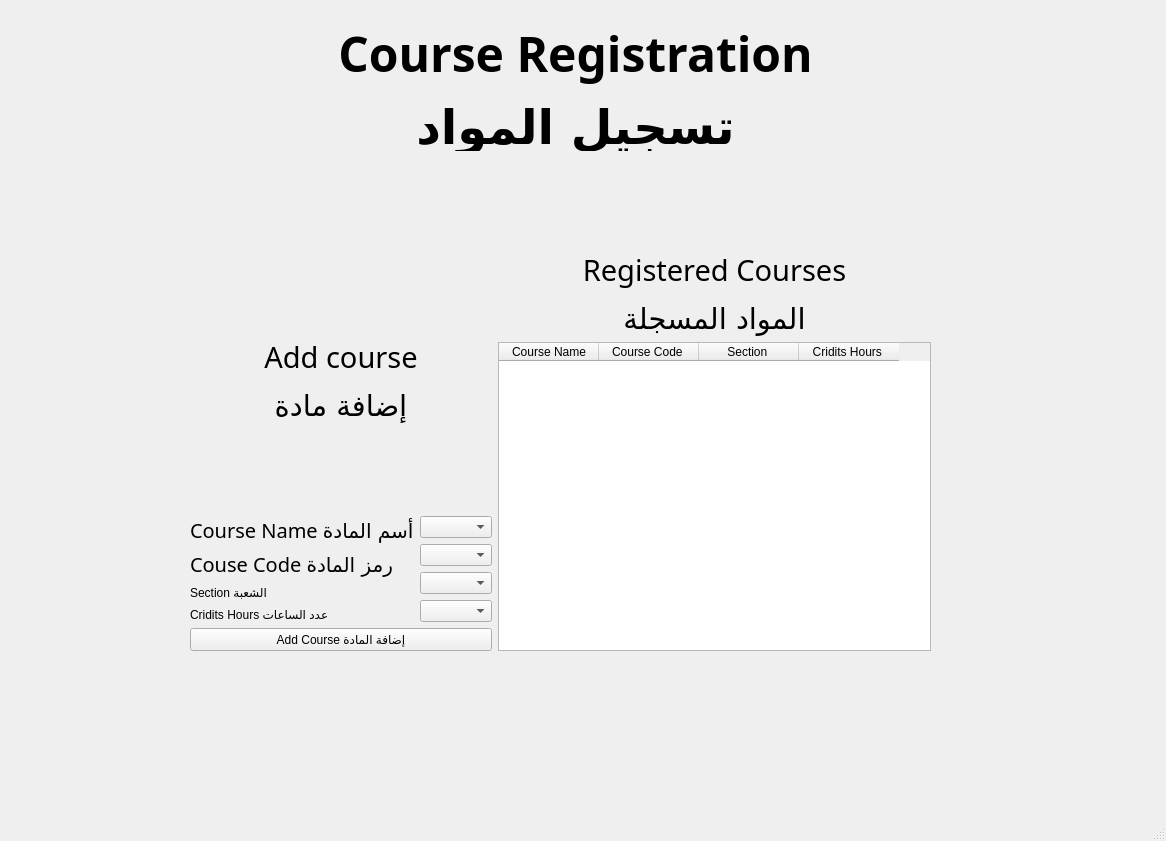
<?xml version="1.0" encoding="UTF-8"?>
<ui version="4.0">
 <class>MainWindow</class>
 <widget class="QMainWindow" name="MainWindow">
  <property name="geometry">
   <rect>
    <x>0</x>
    <y>0</y>
    <width>1166</width>
    <height>841</height>
   </rect>
  </property>
  <property name="windowTitle">
   <string>MainWindow</string>
  </property>
  <widget class="QWidget" name="centralwidget">
   <widget class="QLabel" name="label">
    <property name="geometry">
     <rect>
      <x>290</x>
      <y>20</y>
      <width>571</width>
      <height>131</height>
     </rect>
    </property>
    <property name="font">
     <font>
      <family>Rockwell</family>
     </font>
    </property>
    <property name="text">
     <string>&lt;html&gt;&lt;head/&gt;&lt;body&gt;&lt;p align=&quot;center&quot;&gt;&lt;span style=&quot; font-size:36pt; font-weight:600;&quot;&gt;Course Registration&lt;/span&gt;&lt;/p&gt;&lt;p align=&quot;center&quot;&gt;&lt;span style=&quot; font-size:36pt; font-weight:600;&quot;&gt;تسجيل المواد&lt;/span&gt;&lt;/p&gt;&lt;/body&gt;&lt;/html&gt;</string>
    </property>
   </widget>
   <widget class="QWidget" name="horizontalLayoutWidget">
    <property name="geometry">
     <rect>
      <x>190</x>
      <y>250</y>
      <width>741</width>
      <height>401</height>
     </rect>
    </property>
    <layout class="QHBoxLayout" name="horizontalLayout">
     <item>
      <layout class="QVBoxLayout" name="verticalLayout_5">
       <item>
        <widget class="QLabel" name="label_6">
         <property name="font">
          <font>
           <family>Rockwell</family>
          </font>
         </property>
         <property name="text">
          <string>&lt;html&gt;&lt;head/&gt;&lt;body&gt;&lt;p align=&quot;center&quot;&gt;&lt;span style=&quot; font-size:22pt;&quot;&gt;Add course&lt;/span&gt;&lt;/p&gt;&lt;p align=&quot;center&quot;&gt;&lt;span style=&quot; font-size:22pt;&quot;&gt;إضافة مادة&lt;/span&gt;&lt;/p&gt;&lt;/body&gt;&lt;/html&gt;</string>
         </property>
        </widget>
       </item>
       <item>
        <layout class="QGridLayout" name="gridLayout">
         <item row="0" column="0">
          <layout class="QVBoxLayout" name="verticalLayout">
           <item>
            <widget class="QLabel" name="label_2">
             <property name="font">
              <font>
               <family>Adobe Heiti Std R</family>
               <pointsize>15</pointsize>
               <weight>50</weight>
               <italic>false</italic>
               <bold>false</bold>
              </font>
             </property>
             <property name="styleSheet">
              <string notr="true">font: 15pt &quot;Adobe Heiti Std R&quot;;</string>
             </property>
             <property name="text">
              <string>Course Name أسم المادة</string>
             </property>
            </widget>
           </item>
           <item>
            <widget class="QLabel" name="label_3">
             <property name="font">
              <font>
               <family>Adobe Heiti Std R</family>
               <pointsize>15</pointsize>
               <weight>50</weight>
               <italic>false</italic>
               <bold>false</bold>
              </font>
             </property>
             <property name="styleSheet">
              <string notr="true">font: 15pt &quot;Adobe Heiti Std R&quot;;</string>
             </property>
             <property name="text">
              <string>Couse Code رمز المادة</string>
             </property>
            </widget>
           </item>
           <item>
            <widget class="QLabel" name="label_5">
             <property name="styleSheet">
              <string notr="true">font: 15pt &quot;Adobe Heiti Std R&quot;;</string>
             </property>
             <property name="text">
              <string>Section الشعبة</string>
             </property>
            </widget>
           </item>
           <item>
            <widget class="QLabel" name="label_4">
             <property name="styleSheet">
              <string notr="true">font: 15pt &quot;Adobe Heiti Std R&quot;;</string>
             </property>
             <property name="text">
              <string>Cridits Hours عدد الساعات</string>
             </property>
            </widget>
           </item>
          </layout>
         </item>
         <item row="0" column="1">
          <layout class="QVBoxLayout" name="verticalLayout_2">
           <item>
            <widget class="QComboBox" name="comboBox"/>
           </item>
           <item>
            <widget class="QComboBox" name="comboBox_2"/>
           </item>
           <item>
            <widget class="QComboBox" name="comboBox_3"/>
           </item>
           <item>
            <widget class="QComboBox" name="comboBox_4"/>
           </item>
          </layout>
         </item>
        </layout>
       </item>
       <item>
        <widget class="QPushButton" name="pushButton">
         <property name="text">
          <string>Add Course إضافة المادة</string>
         </property>
        </widget>
       </item>
      </layout>
     </item>
     <item>
      <layout class="QVBoxLayout" name="verticalLayout_4">
       <item>
        <widget class="QLabel" name="label_7">
         <property name="font">
          <font>
           <family>Rockwell</family>
          </font>
         </property>
         <property name="text">
          <string>&lt;html&gt;&lt;head/&gt;&lt;body&gt;&lt;p align=&quot;center&quot;&gt;&lt;span style=&quot; font-size:22pt;&quot;&gt;Registered Courses&lt;/span&gt;&lt;/p&gt;&lt;p align=&quot;center&quot;&gt;&lt;span style=&quot; font-size:22pt;&quot;&gt;المواد المسجلة&lt;/span&gt;&lt;/p&gt;&lt;/body&gt;&lt;/html&gt;</string>
         </property>
        </widget>
       </item>
       <item>
        <widget class="QTableWidget" name="tableWidget">
         <property name="enabled">
          <bool>true</bool>
         </property>
         <property name="sizePolicy">
          <sizepolicy hsizetype="Expanding" vsizetype="Expanding">
           <horstretch>4</horstretch>
           <verstretch>0</verstretch>
          </sizepolicy>
         </property>
         <property name="maximumSize">
          <size>
           <width>16777215</width>
           <height>16777215</height>
          </size>
         </property>
         <attribute name="horizontalHeaderCascadingSectionResizes">
          <bool>false</bool>
         </attribute>
         <column>
          <property name="text">
           <string>Course Name</string>
          </property>
         </column>
         <column>
          <property name="text">
           <string>Course Code </string>
          </property>
         </column>
         <column>
          <property name="text">
           <string>Section </string>
          </property>
         </column>
         <column>
          <property name="text">
           <string>Cridits Hours </string>
          </property>
         </column>
        </widget>
       </item>
      </layout>
     </item>
    </layout>
   </widget>
  </widget>
  <widget class="QMenuBar" name="menubar">
   <property name="geometry">
    <rect>
     <x>0</x>
     <y>0</y>
     <width>1166</width>
     <height>21</height>
    </rect>
   </property>
  </widget>
  <widget class="QStatusBar" name="statusbar"/>
 </widget>
 <resources/>
 <connections/>
</ui>
